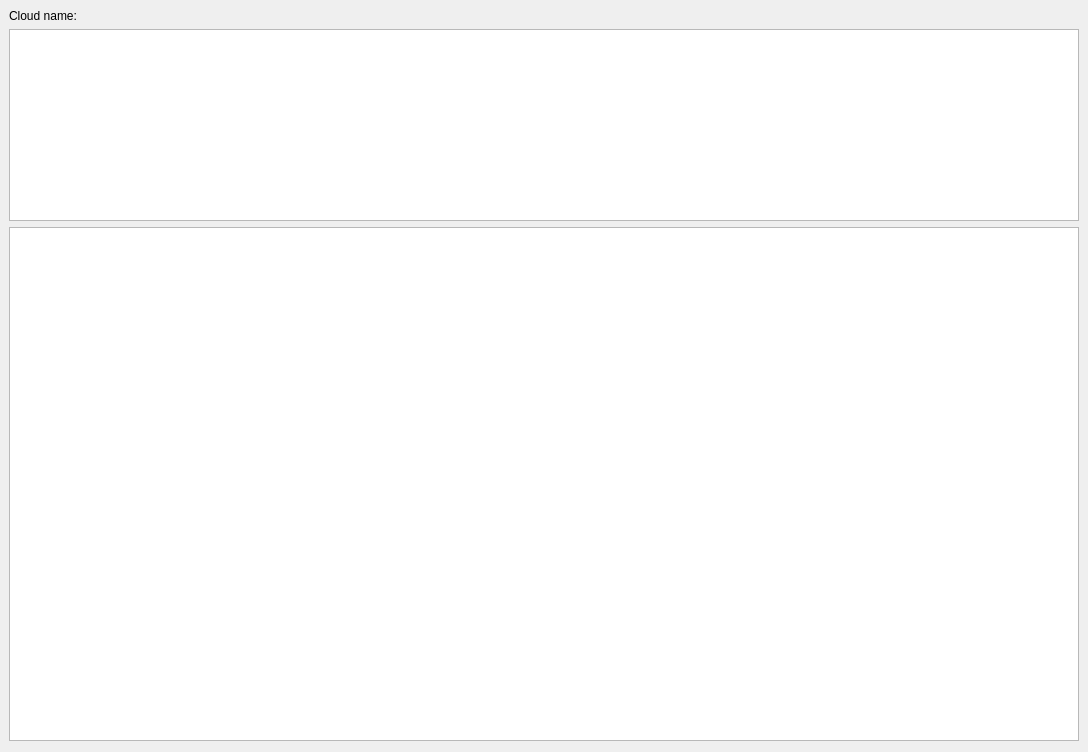
<?xml version="1.0" encoding="UTF-8"?>
<ui version="4.0">
 <class>OpenGlFolderPlayer</class>
 <widget class="QWidget" name="OpenGlFolderPlayer">
  <property name="geometry">
   <rect>
    <x>0</x>
    <y>0</y>
    <width>1088</width>
    <height>752</height>
   </rect>
  </property>
  <property name="sizePolicy">
   <sizepolicy hsizetype="MinimumExpanding" vsizetype="MinimumExpanding">
    <horstretch>0</horstretch>
    <verstretch>0</verstretch>
   </sizepolicy>
  </property>
  <property name="windowTitle">
   <string>Form</string>
  </property>
  <layout class="QGridLayout" name="gridLayout" columnstretch="0">
   <property name="leftMargin">
    <number>9</number>
   </property>
   <property name="topMargin">
    <number>9</number>
   </property>
   <property name="rightMargin">
    <number>9</number>
   </property>
   <item row="0" column="0">
    <layout class="QVBoxLayout" name="ver_layout_vis" stretch="0,0,4">
     <item>
      <layout class="QHBoxLayout" name="horizontalLayout" stretch="1,0">
       <property name="sizeConstraint">
        <enum>QLayout::SetNoConstraint</enum>
       </property>
       <item>
        <widget class="QLabel" name="lbl_cloud_name_explain">
         <property name="text">
          <string>Cloud name:</string>
         </property>
        </widget>
       </item>
       <item>
        <widget class="QLabel" name="lbl_cloud_name">
         <property name="text">
          <string>&lt;cloud_name&gt;</string>
         </property>
         <property name="textFormat">
          <enum>Qt::PlainText</enum>
         </property>
         <property name="scaledContents">
          <bool>true</bool>
         </property>
        </widget>
       </item>
      </layout>
     </item>
     <item>
      <widget class="QGraphicsView" name="gfx_labels">
       <property name="sizePolicy">
        <sizepolicy hsizetype="MinimumExpanding" vsizetype="MinimumExpanding">
         <horstretch>0</horstretch>
         <verstretch>0</verstretch>
        </sizepolicy>
       </property>
       <property name="minimumSize">
        <size>
         <width>900</width>
         <height>80</height>
        </size>
       </property>
       <property name="maximumSize">
        <size>
         <width>16777215</width>
         <height>16777215</height>
        </size>
       </property>
       <property name="renderHints">
        <set>QPainter::Antialiasing|QPainter::TextAntialiasing</set>
       </property>
       <property name="viewportUpdateMode">
        <enum>QGraphicsView::SmartViewportUpdate</enum>
       </property>
      </widget>
     </item>
     <item>
      <widget class="QGraphicsView" name="gfx_projection_view">
       <property name="sizePolicy">
        <sizepolicy hsizetype="MinimumExpanding" vsizetype="MinimumExpanding">
         <horstretch>0</horstretch>
         <verstretch>0</verstretch>
        </sizepolicy>
       </property>
       <property name="minimumSize">
        <size>
         <width>900</width>
         <height>80</height>
        </size>
       </property>
       <property name="maximumSize">
        <size>
         <width>16777215</width>
         <height>16777215</height>
        </size>
       </property>
      </widget>
     </item>
    </layout>
   </item>
  </layout>
 </widget>
 <resources/>
 <connections/>
</ui>
